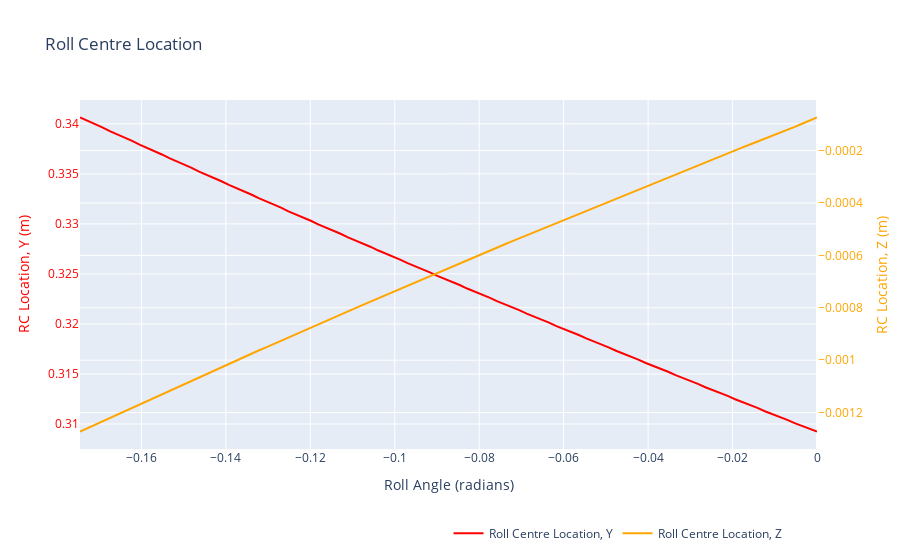

The cell this chart's notebook holds for it:
### Code cell
fig = go.Figure()

fig.add_trace(
    go.Scatter(
        x=results_df["roll_angle"],
        y=results_df["rc_y"],
        mode='lines',
        marker=dict(color='red'),
        name='Roll Centre Location, Y',
        yaxis='y'  # Explicitly associate this trace with the primary y-axis
    )
)

# Add the second trace for "rc_z" on the secondary y-axis
fig.add_trace(
    go.Scatter(
        x=results_df["roll_angle"],
        y=results_df["rc_z"],
        mode='lines',
        marker=dict(color='orange'),
        name='Roll Centre Location, Z',
        yaxis='y2'  # Explicitly associate this trace with the secondary y-axis
    )
)

# Update layout to add a secondary y-axis
fig.update_layout(
    title='Roll Centre Location',
    xaxis=dict(title='Roll Angle (radians)'),
    yaxis=dict(
        title='RC Location, Y (m)',
        titlefont=dict(color='red'),
        tickfont=dict(color='red')
    ),
    yaxis2=dict(
        title='RC Location, Z (m)',
        titlefont=dict(color='orange'),
        tickfont=dict(color='orange'),
        anchor='x',
        overlaying='y',
        side='right'  # Place the secondary y-axis on the right side
    ),
    legend=dict(x=0.5, y=-0.2, orientation='h')  # Adjust legend position if needed
)

# Show the figure
fig.show()
